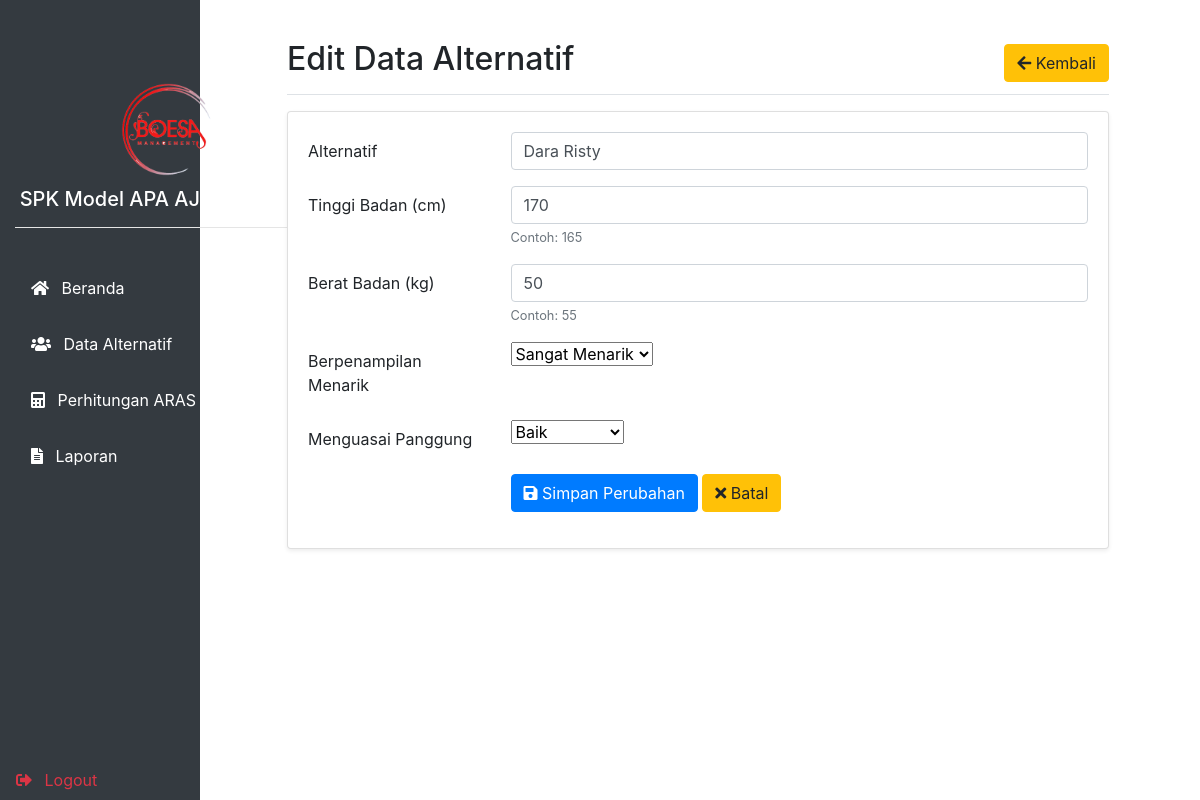
Page /crud/ubah/edit.php?id=5 (signed in) on the committed database.
### tables this page shows
CREATE TABLE `data_primer` (
  `id` int(11) NOT NULL,
  `alternatif` varchar(50) NOT NULL,
  `tinggi_badan` int(10) NOT NULL,
  `berat_badan` int(5) NOT NULL,
  `berpenampilan_menarik` varchar(15) NOT NULL,
  `menguasai_panggung` varchar(15) NOT NULL
);

### crud/ubah/edit.php (the view, shortened to what this page needs)
<?php
if (isset($_SESSION['username'])) {
	include('../../koneksi/koneksi.php');
	include('../../includes/header.php');
?>
	<div class="container-fluid min-vh-100">
		<div class="row">
			<main class="col-md-9 ms-sm-auto col-lg-12 px-md-4 py-4">
				<div class="d-flex justify-content-between flex-wrap flex-md-nowrap align-items-center pt-3 pb-2 mb-3 border-bottom">
					<h1 class="h2">Edit Data Alternatif</h1>
					<div class="btn-toolbar mb-2 mb-md-0">
						<a href="../../crud/tampil/tampil.php" class="btn btn-warning">
							<i class="fas fa-arrow-left"></i> Kembali
						</a>
					</div>
				</div>
				<?php
				if (isset($_GET['id'])) {
					$id = $_GET['id'];
					$select = mysqli_query($koneksi, "SELECT * FROM data_primer WHERE id='$id'") or die(mysqli_error($koneksi));
					if (mysqli_num_rows($select) == 0) {
						echo '<div class="alert alert-warning">ID tidak ditemukan dalam database.</div>';
						exit();
					} else {
						$data = mysqli_fetch_assoc($select);
					}
				}
				?>
				<div class="card shadow-sm">
					<div class="card-body">
						<form action="edit.php?id=<?php echo $id; ?>" method="post">
							<div class="row mb-3">
								<label class="col-sm-3 col-form-label">Alternatif</label>
								<div class="col-sm-9">
									<input type="text" name="alternatif" class="form-control" value="<?php echo $data['alternatif']; ?>" required>
								</div>
							</div>
							<div class="row mb-3">
								<label class="col-sm-3 col-form-label">Tinggi Badan (cm)</label>
								<div class="col-sm-9">
									<input type="number" name="tinggi_badan" class="form-control" value="<?php echo $data['tinggi_badan']; ?>" required>
									<small class="text-muted">Contoh: 165</small>
								</div>
							</div>
							<div class="row mb-3">
								<label class="col-sm-3 col-form-label">Berat Badan (kg)</label>
								<div class="col-sm-9">
									<input type="number" name="berat_badan" class="form-control" value="<?php echo $data['berat_badan']; ?>" required>
									<small class="text-muted">Contoh: 55</small>
								</div>
							</div>
							<div class="row mb-3">
								<label class="col-sm-3 col-form-label">Berpenampilan Menarik</label>
								<div class="col-sm-9">
									<select name="berpenampilan_menarik" class="form-select" required>
										<option value="Sangat Menarik" <?= ($data['berpenampilan_menarik'] == 'Sangat Menarik') ? 'selected' : '' ?>>Sangat Menarik</option>
									</select>
								</div>
							</div>
							<div class="row mb-3">
								<label class="col-sm-3 col-form-label">Menguasai Panggung</label>
								<div class="col-sm-9">
									<select name="menguasai_panggung" class="form-select" required>
										<option value="Baik" <?= ($data['menguasai_panggung'] == 'Baik') ? 'selected' : '' ?>>Baik</option>
									</select>
								</div>
							</div>
							<div class="row mb-3">
								<div class="col-sm-9 offset-sm-3">
									<button type="submit" name="submit" class="btn btn-primary">
										<i class="fas fa-save"></i> Simpan Perubahan
									</button>
									<a href="../../crud/tampil/tampil.php" class="btn btn-warning">
										<i class="fas fa-times"></i> Batal
									</a>
								</div>
							</div>
						</form>
					</div>
				</div>
			</main>
		</div>
	</div>
<?php
	include('../../includes/footer.php');
} else {
	echo "<script>alert('Silahkan Login Terlebih Dahulu');document.location.href='../../login/index.php';</script>";
}
?>

### rows in the picture
data_primer: alternatif "Dara Risty", tinggi_badan "170", berat_badan "50", berpenampilan_menarik "Sangat Menarik", menguasai_panggung "Baik"
